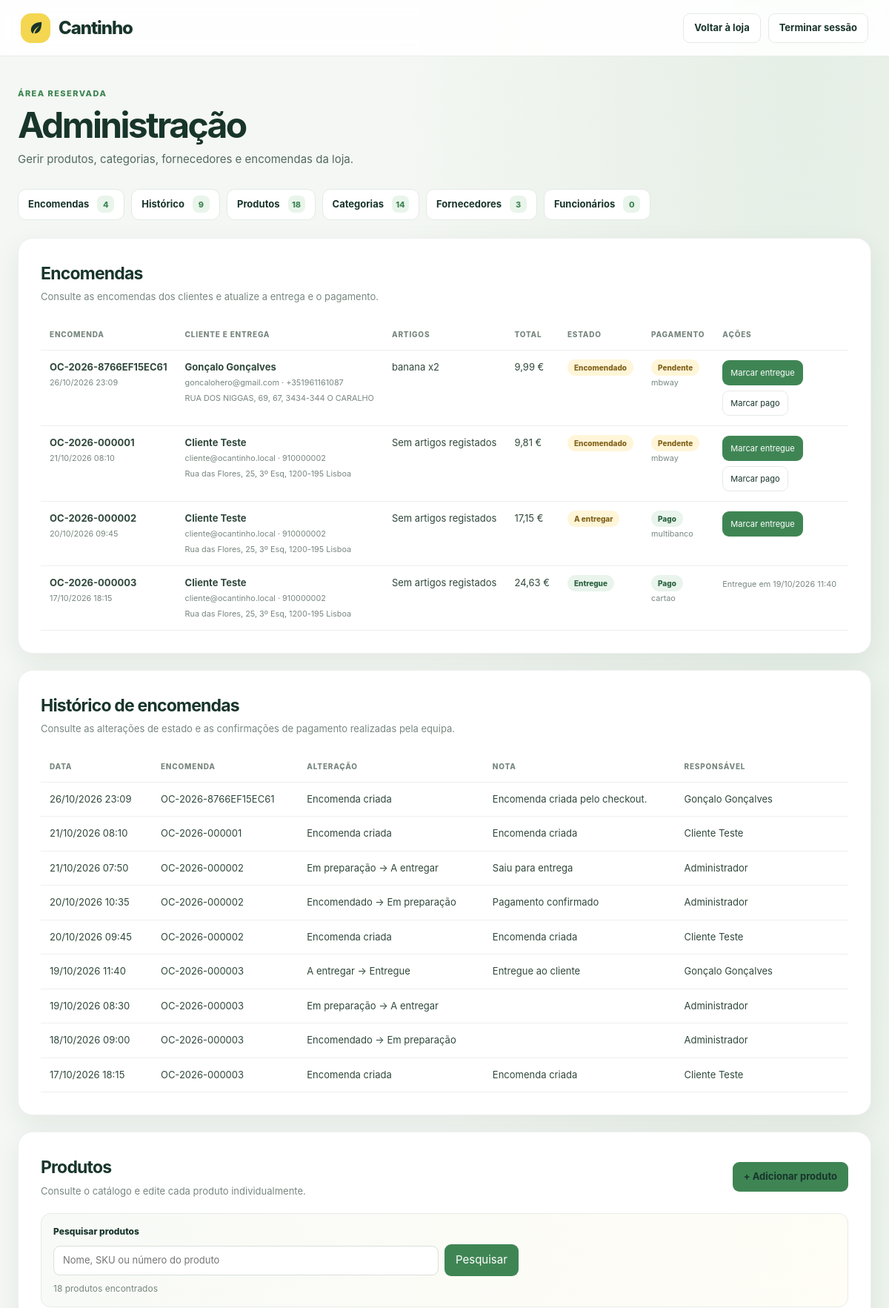
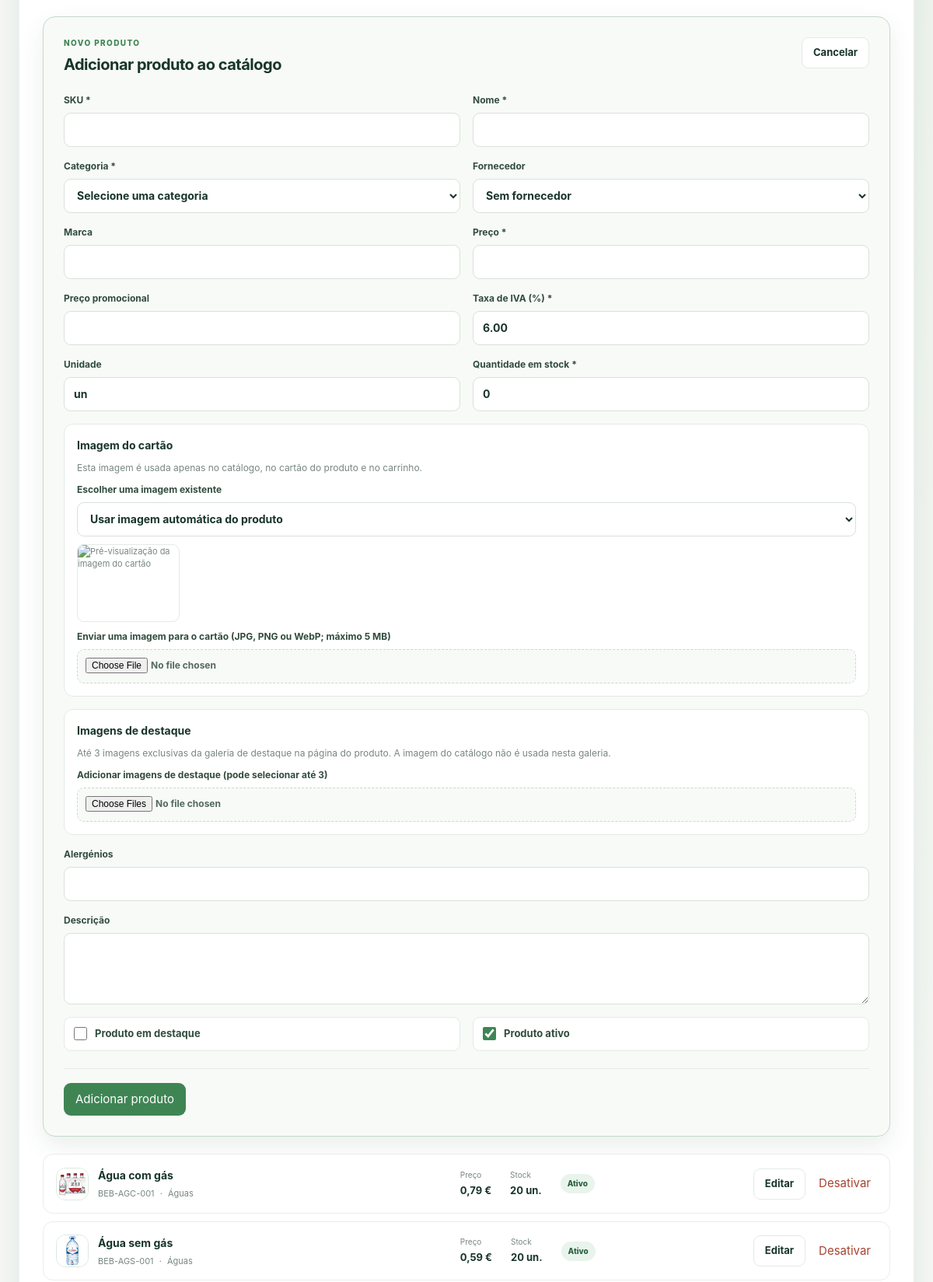
/admin.php?novo_produto=1 (signed in, upper part), run on the app's committed database (2 pictures, top to bottom).
### tables this page shows
CREATE TABLE `encomenda` (
  `IDEncomenda` int(10) UNSIGNED NOT NULL,
  `NumeroEncomenda` varchar(20) NOT NULL,
  `IDUtilizador` int(10) UNSIGNED NOT NULL,
  `Estado` enum('pedido','em_preparacao','a_entregar','entregue','cancelada') NOT NULL DEFAULT 'pedido',
  `EntregaNome` varchar(100) NOT NULL,
  `EntregaTelemovel` varchar(20) DEFAULT NULL,
  `EntregaMorada` varchar(255) NOT NULL,
  `EntregaCodigoPostal` char(8) NOT NULL,
  `EntregaLocalidade` varchar(80) NOT NULL,
  `EntregaConcelhoRegiao` varchar(60) NOT NULL,
  `EntregaDistrito` varchar(60) NOT NULL,
  `EntregaPais` varchar(60) NOT NULL DEFAULT 'Portugal',
  `NifFatura` char(9) DEFAULT NULL,
  `Subtotal` decimal(10,2) NOT NULL,
  `CustoEnvio` decimal(10,2) NOT NULL DEFAULT 0.00,
  `Total` decimal(10,2) NOT NULL,
  `MetodoPagamento` enum('mbway','multibanco','cartao','paypal','pagamento_entrega') NOT NULL,
  `EstadoPagamento` enum('pendente','pago','falhado','reembolsado') NOT NULL DEFAULT 'pendente',
  `DataPagamento` datetime DEFAULT NULL,
  `NotasCliente` varchar(500) DEFAULT NULL,
  `NotasInternas` varchar(500) DEFAULT NULL,
  `DataEntregaPrevista` date DEFAULT NULL,
  `DataEntrega` datetime DEFAULT NULL,
  `DataCriacao` datetime NOT NULL DEFAULT current_timestamp(),
  `IDAlteradoPor` int(10) UNSIGNED DEFAULT NULL,
  `DataAlterado` datetime NOT NULL DEFAULT current_timestamp() ON UPDATE current_timestamp()
);

CREATE TABLE `utilizador` (
  `IDUtilizador` int(10) UNSIGNED NOT NULL,
  `Nome` varchar(100) NOT NULL,
  `Username` varchar(50) NOT NULL,
  `Email` varchar(255) NOT NULL,
  `PasswordHash` varchar(255) NOT NULL,
  `Tipo` enum('cliente','admin','funcionario') NOT NULL DEFAULT 'cliente',
  `Telemovel` varchar(20) DEFAULT NULL,
  `NIF` char(9) DEFAULT NULL,
  `DataNascimento` date DEFAULT NULL,
  `EmailVerificado` tinyint(1) NOT NULL DEFAULT 0,
  `Ativo` tinyint(1) NOT NULL DEFAULT 1,
  `UltimoLogin` datetime DEFAULT NULL,
  `DataCriacao` datetime NOT NULL DEFAULT current_timestamp(),
  `DataAlterado` datetime NOT NULL DEFAULT current_timestamp() ON UPDATE current_timestamp()
);

CREATE TABLE `historicoestadoencomenda` (
  `IDHistorico` int(10) UNSIGNED NOT NULL,
  `IDEncomenda` int(10) UNSIGNED NOT NULL,
  `EstadoAnterior` enum('pedido','em_preparacao','a_entregar','entregue','cancelada') DEFAULT NULL,
  `EstadoNovo` enum('pedido','em_preparacao','a_entregar','entregue','cancelada') NOT NULL,
  `IDUtilizador` int(10) UNSIGNED DEFAULT NULL,
  `Nota` varchar(255) DEFAULT NULL,
  `DataAlteracao` datetime NOT NULL DEFAULT current_timestamp()
);

CREATE TABLE `produto` (
  `IDProduto` int(10) UNSIGNED NOT NULL,
  `SKU` varchar(40) NOT NULL,
  `Nome` varchar(150) NOT NULL,
  `Descricao` text DEFAULT NULL,
  `Marca` varchar(80) DEFAULT NULL,
  `IDCategoria` int(10) UNSIGNED NOT NULL,
  `IDFornecedor` int(10) UNSIGNED DEFAULT NULL,
  `Preco` decimal(10,2) NOT NULL,
  `PrecoPromocional` decimal(10,2) DEFAULT NULL,
  `TaxaIVA` decimal(4,2) NOT NULL DEFAULT 6.00,
  `Unidade` varchar(20) NOT NULL DEFAULT 'un',
  `StockQuantidade` int(11) NOT NULL DEFAULT 0,
  `StockMinimo` int(11) NOT NULL DEFAULT 5,
  `Alergenios` varchar(255) DEFAULT NULL,
  `Imagem` varchar(255) DEFAULT NULL,
  `Destaque` tinyint(1) NOT NULL DEFAULT 0,
  `Ativo` tinyint(1) NOT NULL DEFAULT 1,
  `IDCriadoPor` int(10) UNSIGNED DEFAULT NULL,
  `DataCriacao` datetime NOT NULL DEFAULT current_timestamp(),
  `IDAlteradoPor` int(10) UNSIGNED DEFAULT NULL,
  `DataAlterado` datetime NOT NULL DEFAULT current_timestamp() ON UPDATE current_timestamp()
);

CREATE TABLE `categoria` (
  `IDCategoria` int(10) UNSIGNED NOT NULL,
  `IDCategoriaPai` int(10) UNSIGNED DEFAULT NULL,
  `Nome` varchar(80) NOT NULL,
  `Slug` varchar(100) NOT NULL,
  `Descricao` varchar(255) DEFAULT NULL,
  `Ativo` tinyint(1) NOT NULL DEFAULT 1
);

### admin.php (the view, shortened to what the rows shown need)
<?php
require __DIR__ . '/conta/ligacao.php';
$stmt = $pdo->prepare('SELECT Tipo, Ativo FROM Utilizador WHERE IDUtilizador = ? LIMIT 1');
$stmt->execute([(int) $_SESSION['utilizador_id']]);
$utilizador = $stmt->fetch();
$isAdmin = $utilizador && $utilizador['Tipo'] === 'admin';
    ?>
    <?php
$produtoVazio = [
    'IDProduto' => '',
    'SKU' => '',
    'Nome' => '',
    'Descricao' => '',
    'Marca' => '',
    'IDCategoria' => '',
    'IDFornecedor' => '',
    'Preco' => '',
    'PrecoPromocional' => '',
    'TaxaIVA' => '6.00',
    'Unidade' => '',
    'StockQuantidade' => '0',
    'Alergenios' => '',
    'Imagem' => '',
    'Destaque' => '0',
    'Ativo' => '1',
];
$totalEncomendas = (int) $pdo->query('SELECT COUNT(*) FROM Encomenda')->fetchColumn();
$encomendasPorPagina = 10;
$totalPaginasEncomendas = max(1, (int) ceil($totalEncomendas / $encomendasPorPagina));
$paginaEncomendas = isset($_GET['pagina_encomendas']) && is_string($_GET['pagina_encomendas'])
    && ctype_digit($_GET['pagina_encomendas'])
    ? max(1, min((int) $_GET['pagina_encomendas'], $totalPaginasEncomendas))
    : 1;
$totalHistorico = $isAdmin
    ? (int) $pdo->query('SELECT COUNT(*) FROM HistoricoEstadoEncomenda')->fetchColumn()
    : 0;
$totalPaginasHistorico = max(1, (int) ceil($totalHistorico / 15));
$paginaHistorico = isset($_GET['pagina_historico']) && is_string($_GET['pagina_historico'])
    && ctype_digit($_GET['pagina_historico'])
    ? max(1, min((int) $_GET['pagina_historico'], $totalPaginasHistorico))
    : 1;
$historicoEncomendas = $isAdmin
    ? $pdo->query(
        'SELECT h.IDHistorico, h.EstadoAnterior, h.EstadoNovo, h.Nota, h.DataAlteracao,
                e.NumeroEncomenda, u.Nome AS NomeResponsavel
         FROM HistoricoEstadoEncomenda h
         INNER JOIN Encomenda e ON e.IDEncomenda = h.IDEncomenda
         LEFT JOIN Utilizador u ON u.IDUtilizador = h.IDUtilizador
         ORDER BY h.DataAlteracao DESC, h.IDHistorico DESC
         LIMIT 15 OFFSET ' . (($paginaHistorico - 1) * 15)
    )->fetchAll()
    : [];
$offsetEncomendas = ($paginaEncomendas - 1) * $encomendasPorPagina;
$encomendas = $pdo->query(
    'SELECT e.IDEncomenda, e.NumeroEncomenda, e.Estado, e.EstadoPagamento, e.MetodoPagamento,
            e.Total, e.DataCriacao, e.DataEntrega, e.EntregaNome, e.EntregaTelemovel,
            e.EntregaMorada, e.EntregaCodigoPostal, e.EntregaLocalidade,
            u.Nome AS NomeUtilizador, u.Email AS EmailUtilizador,
            (
                SELECT GROUP_CONCAT(CONCAT(ie.NomeProduto, \' x\', ie.Quantidade) SEPARATOR \', \')
                FROM ItemEncomenda ie
                WHERE ie.IDEncomenda = e.IDEncomenda
            ) AS Artigos
     FROM Encomenda e
     INNER JOIN Utilizador u ON u.IDUtilizador = e.IDUtilizador
     ORDER BY e.DataCriacao DESC, e.IDEncomenda DESC
     LIMIT ' . $encomendasPorPagina . ' OFFSET ' . $offsetEncomendas
)->fetchAll();
$filtroProdutos = '';
$parametrosPesquisaProdutos = [];
$stmt = $pdo->prepare(
    'SELECT COUNT(*)
     FROM Produto p' . $filtroProdutos
);
$stmt->execute($parametrosPesquisaProdutos);
$totalProdutosFiltrados = (int) $stmt->fetchColumn();
$totalPaginasProdutos = max(1, (int) ceil($totalProdutosFiltrados / 10));
$paginaProdutos = isset($_GET['pagina_produtos']) && is_string($_GET['pagina_produtos'])
    && ctype_digit($_GET['pagina_produtos'])
    ? max(1, min((int) $_GET['pagina_produtos'], $totalPaginasProdutos))
    : 1;
$stmt = $pdo->prepare(
    'SELECT p.IDProduto, p.SKU, p.Nome, p.Preco, p.StockQuantidade, p.Ativo, p.Imagem,
            c.Nome AS CategoriaNome
     FROM Produto p
     LEFT JOIN Categoria c ON c.IDCategoria = p.IDCategoria'
    . $filtroProdutos
    . ' ORDER BY p.Nome
        LIMIT 10 OFFSET ' . (($paginaProdutos - 1) * 10)
);
$stmt->execute($parametrosPesquisaProdutos);
$produtos = $stmt->fetchAll();
$produtoEdicao = $produtoVazio;
$mostrarFormularioProduto = isset($_GET['novo_produto']);
?>
<!DOCTYPE html>
<html lang="pt-PT">
<head>
  <link rel="stylesheet" href="css/admin/admin.css">
</head>
<body class="admin-page">
  <main class="admin-shell">
    <div class="admin-heading">
      <div>
        <h1><?= $isAdmin ? 'Administração' : 'Gestão de encomendas' ?></h1>
      </div>
    </div>
    <section class="admin-section" id="encomendas">
      <div class="admin-section-heading">
        <div>
          <h2>Encomendas</h2>
        </div>
      </div>
      <div class="admin-table-wrap">
        <table class="admin-table admin-orders-table">
          <thead>
            <tr>
              <th>Encomenda</th>
              <th>Cliente e entrega</th>
              <th>Artigos</th>
              <th>Total</th>
              <th>Estado</th>
              <th>Pagamento</th>
              <th>Ações</th>
            </tr>
          </thead>
          <tbody>
            <?php foreach ($encomendas as $encomenda): ?>
              <?php
                $estadosEncomenda = [
                    'pedido' => 'Encomendado',
                    'em_preparacao' => 'Em preparação',
                    'a_entregar' => 'A entregar',
                    'entregue' => 'Entregue',
                    'cancelada' => 'Cancelada',
                ];
                $estadoPagamento = [
                    'pendente' => 'Pendente',
                    'pago' => 'Pago',
                    'falhado' => 'Falhado',
                    'reembolsado' => 'Reembolsado',
                ];
              ?>
              <tr>
                <td>
                  <strong><?= e($encomenda['NumeroEncomenda']) ?></strong>
                  <small><?= e(date('d/m/Y H:i', strtotime($encomenda['DataCriacao']))) ?></small>
                </td>
                <td>
                  <strong><?= e($encomenda['EntregaNome']) ?></strong>
                  <small><?= e($encomenda['EmailUtilizador']) ?><?= $encomenda['EntregaTelemovel'] ? ' · ' . e($encomenda['EntregaTelemovel']) : '' ?></small>
                  <small><?= e($encomenda['EntregaMorada']) ?>, <?= e($encomenda['EntregaCodigoPostal']) ?> <?= e($encomenda['EntregaLocalidade']) ?></small>
                </td>
                <td><?= e($encomenda['Artigos'] ?? 'Sem artigos registados') ?></td>
                <td><?= number_format((float) $encomenda['Total'], 2, ',', '.') ?> €</td>
                <td><span class="admin-status admin-order-status is-<?= e($encomenda['Estado']) ?>"><?= e($estadosEncomenda[$encomenda['Estado']] ?? $encomenda['Estado']) ?></span></td>
                <td>
                  <span class="admin-status admin-payment-status is-<?= e($encomenda['EstadoPagamento']) ?>"><?= e($estadoPagamento[$encomenda['EstadoPagamento']] ?? $encomenda['EstadoPagamento']) ?></span>
                  <small><?= e($encomenda['MetodoPagamento']) ?></small>
                </td>
                <td>
                  <div class="admin-order-actions">
                    <?php if ($encomenda['Estado'] !== 'entregue' && $encomenda['Estado'] !== 'cancelada'): ?>
                      <form method="post" action="admin.php#encomendas">
                        <button class="admin-primary-button" type="submit">Marcar entregue</button>
                      </form>
                    <?php endif; ?>
                    <?php if ($encomenda['EstadoPagamento'] === 'pendente'): ?>
                      <form method="post" action="admin.php#encomendas" onsubmit="return confirm('Confirmar que o pagamento desta encomenda foi recebido?');">
                        <button class="admin-secondary-button" type="submit">Marcar pago</button>
                      </form>
                    <?php endif; ?>
                    <?php if ($encomenda['Estado'] === 'entregue' && $encomenda['EstadoPagamento'] !== 'pendente'): ?>
                      <small><?= $encomenda['DataEntrega'] ? 'Entregue em ' . e(date('d/m/Y H:i', strtotime($encomenda['DataEntrega']))) : 'Estado atualizado' ?></small>
                    <?php endif; ?>
                  </div>
                </td>
              </tr>
            <?php endforeach; ?>
          </tbody>
        </table>
      </div>
    </section>
    <?php if ($isAdmin): ?>
    <section class="admin-section" id="historico">
      <div class="admin-section-heading">
        <div>
          <h2>Histórico de encomendas</h2>
        </div>
      </div>
      <div class="admin-table-wrap">
        <table class="admin-table admin-history-table">
          <thead>
            <tr><th>Data</th><th>Encomenda</th><th>Alteração</th><th>Nota</th><th>Responsável</th></tr>
          </thead>
          <tbody>
            <?php foreach ($historicoEncomendas as $evento): ?>
              <?php
                $nomesEstado = [
                    'pedido' => 'Encomendado',
                    'em_preparacao' => 'Em preparação',
                    'a_entregar' => 'A entregar',
                    'entregue' => 'Entregue',
                    'cancelada' => 'Cancelada',
                ];
                $alteracaoEstado = $evento['EstadoAnterior'] === null
                    ? 'Encomenda criada'
                    : ($nomesEstado[$evento['EstadoAnterior']] ?? $evento['EstadoAnterior'])
                        . ' → ' . ($nomesEstado[$evento['EstadoNovo']] ?? $evento['EstadoNovo']);
              ?>
              <tr>
                <td><?= e(date('d/m/Y H:i', strtotime($evento['DataAlteracao']))) ?></td>
                <td><?= e($evento['NumeroEncomenda']) ?></td>
                <td><?= e($alteracaoEstado) ?></td>
                <td><?= e($evento['Nota'] ?? '') ?></td>
                <td><?= e($evento['NomeResponsavel'] ?? 'Sistema') ?></td>
              </tr>
            <?php endforeach; ?>
          </tbody>
        </table>
      </div>
    </section>
    <section class="admin-section" id="produtos">
      <div class="admin-section-heading">
        <div>
          <h2>Produtos</h2>
        </div>
      </div>
      <div class="admin-product-list">
        <?php foreach ($produtos as $produto): ?>
          <article class="admin-product-card <?= (string) $produto['IDProduto'] === (string) ($produtoEdicao['IDProduto'] ?? '') && $mostrarFormularioProduto ? 'is-editing' : '' ?>">
            <div class="admin-product-main">
              <?php $imagemProduto = (string) ($produto['Imagem'] ?? '') ?: produto_imagens((string) $produto['Nome'])['principal']; ?>
              <?php if ($imagemProduto !== ''): ?>
                <img class="admin-product-thumbnail" src="<?= e($imagemProduto) ?>" alt="">
              <?php else: ?>
                <div class="admin-product-icon" aria-hidden="true"><?= e(mb_strtoupper(mb_substr((string) $produto['Nome'], 0, 1))) ?></div>
              <?php endif; ?>
              <div>
                <h3><?= e($produto['Nome']) ?></h3>
                <p><?= e($produto['SKU']) ?> <span aria-hidden="true">·</span> <?= e($produto['CategoriaNome'] ?? 'Sem categoria') ?></p>
              </div>
            </div>
            <div class="admin-product-meta">
              <div><span>Preço</span><strong><?= e(number_format((float) $produto['Preco'], 2, ',', ' ')) ?> €</strong></div>
              <div><span>Stock</span><strong><?= (int) $produto['StockQuantidade'] ?> un.</strong></div>
              <span class="admin-status <?= (int) $produto['Ativo'] ? 'is-active' : 'is-inactive' ?>">
                <?= (int) $produto['Ativo'] ? 'Ativo' : 'Inativo' ?>
              </span>
            </div>
            <div class="admin-product-actions">
              <a class="admin-secondary-button" href="admin.php?editar_produto=<?= (int) $produto['IDProduto'] ?>#form-produto">Editar</a>
              <?php if ((int) $produto['Ativo']): ?>
                <form method="post" action="admin.php#produtos" onsubmit="return confirm('Desativar este produto?');">
                  <button class="admin-text-button" type="submit">Desativar</button>
                </form>
              <?php endif; ?>
            </div>
          </article>
        <?php endforeach; ?>
      </div>
    </section>
    <?php endif; ?>
  </main>
</body>
</html>

### data on the page
encomenda: NumeroEncomenda "OC-2026-8766EF15EC61", DataCriacao "26/10/2026 23:09", EntregaNome "Gonçalo Gonçalves", IDUtilizador.Email "goncalohero@gmail.com", EntregaTelemovel "+351961161087", EntregaMorada "RUA DOS NIGGAS, 69, 67", EntregaCodigoPostal "3434-344", EntregaLocalidade "O CARALHO", Artigos "banana x2", Total "9,99", Estado "Encomendado", EstadoPagamento "Pendente", MetodoPagamento "mbway"
encomenda: NumeroEncomenda "OC-2026-000001", DataCriacao "21/10/2026 08:10", EntregaNome "Cliente Teste", IDUtilizador.Email "cliente@ocantinho.local", EntregaTelemovel "910000002", EntregaMorada "Rua das Flores, 25, 3º Esq", EntregaCodigoPostal "1200-195", EntregaLocalidade "Lisboa", Artigos "Sem artigos registados", Total "9,81", Estado "Encomendado", EstadoPagamento "Pendente", MetodoPagamento "mbway"
encomenda: NumeroEncomenda "OC-2026-000002", DataCriacao "20/10/2026 09:45", EntregaNome "Cliente Teste", IDUtilizador.Email "cliente@ocantinho.local", EntregaTelemovel "910000002", EntregaMorada "Rua das Flores, 25, 3º Esq", EntregaCodigoPostal "1200-195", EntregaLocalidade "Lisboa", Artigos "Sem artigos registados", Total "17,15", Estado "A entregar", EstadoPagamento "Pago", MetodoPagamento "multibanco"
encomenda: NumeroEncomenda "OC-2026-000003", DataCriacao "17/10/2026 18:15", EntregaNome "Cliente Teste", IDUtilizador.Email "cliente@ocantinho.local", EntregaTelemovel "910000002", EntregaMorada "Rua das Flores, 25, 3º Esq", EntregaCodigoPostal "1200-195", EntregaLocalidade "Lisboa", Artigos "Sem artigos registados", Total "24,63", Estado "Entregue", EstadoPagamento "Pago", MetodoPagamento "cartao", DataEntrega "19/10/2026 11:40"
historicoestadoencomenda: DataAlteracao "26/10/2026 23:09", IDEncomenda.NumeroEncomenda "OC-2026-8766EF15EC61", EstadoAnterior "Encomenda criada", Nota "Encomenda criada pelo checkout.", IDUtilizador.Nome "Gonçalo Gonçalves"
historicoestadoencomenda: DataAlteracao "21/10/2026 08:10", IDEncomenda.NumeroEncomenda "OC-2026-000001", EstadoAnterior "Encomenda criada", Nota "Encomenda criada", IDUtilizador.Nome "Cliente Teste"
historicoestadoencomenda: DataAlteracao "21/10/2026 07:50", IDEncomenda.NumeroEncomenda "OC-2026-000002", alteracaoEstado "Em preparação → A entregar", Nota "Saiu para entrega", IDUtilizador.Nome "Administrador"
historicoestadoencomenda: DataAlteracao "20/10/2026 10:35", IDEncomenda.NumeroEncomenda "OC-2026-000002", alteracaoEstado "Encomendado → Em preparação", Nota "Pagamento confirmado", IDUtilizador.Nome "Administrador"
historicoestadoencomenda: DataAlteracao "20/10/2026 09:45", IDEncomenda.NumeroEncomenda "OC-2026-000002", EstadoAnterior "Encomenda criada", Nota "Encomenda criada", IDUtilizador.Nome "Cliente Teste"
historicoestadoencomenda: DataAlteracao "19/10/2026 11:40", IDEncomenda.NumeroEncomenda "OC-2026-000003", alteracaoEstado "A entregar → Entregue", Nota "Entregue ao cliente", IDUtilizador.Nome "Gonçalo Gonçalves"
historicoestadoencomenda: DataAlteracao "19/10/2026 08:30", IDEncomenda.NumeroEncomenda "OC-2026-000003", alteracaoEstado "Em preparação → A entregar", IDUtilizador.Nome "Administrador"
historicoestadoencomenda: DataAlteracao "18/10/2026 09:00", IDEncomenda.NumeroEncomenda "OC-2026-000003", alteracaoEstado "Encomendado → Em preparação", IDUtilizador.Nome "Administrador"
historicoestadoencomenda: DataAlteracao "17/10/2026 18:15", IDEncomenda.NumeroEncomenda "OC-2026-000003", EstadoAnterior "Encomenda criada", Nota "Encomenda criada", IDUtilizador.Nome "Cliente Teste"
produto: Imagem (picture), Nome "Água com gás", SKU "BEB-AGC-001", IDCategoria.Nome "Águas", Preco "0,79", StockQuantidade "20", Ativo "Ativo"
produto: Imagem (picture), Nome "Água sem gás", SKU "BEB-AGS-001", IDCategoria.Nome "Águas", Preco "0,59", StockQuantidade "20", Ativo "Ativo"

### other printed values
$totalEncomendas "4"
$totalHistorico "9"
$totalProdutos "18"
count($categorias) "14"
$totalFornecedores "3"
$totalFuncionarios "0"
$totalProdutosFiltrados "18"
